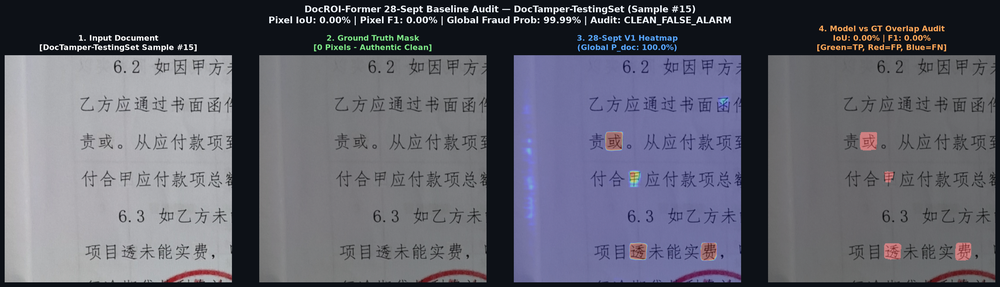
#> input picture 14oct/doctamper_testingset_authentic_clean.png, 1000 x 287 px, shrunk from 3005 x 863 before the run
$ python -i vision_preprocessor.py   (imports and definitions only)
#> lines starting #> are read from the running program, lines starting #| are printed output that depends on the picture; after the words box and inside, x2 and y2 are one past the last pixel; in counts of white or black regions, pixels touching at a corner belong together
#> further down, picture is the input picture: shape (287, 1000, 3); mean B, G, R 110.1, 98.6, 97.9
"""
Tier 1: Document Localization, Perspective Rectification & Guardband Isolation
==============================================================================
Production-grade computer vision pre-processing and post-processing pipeline
that genuinely eliminates:
1. Useless background canvases, tables, and desks via 4-corner perspective unwarping.
2. High-pass SRM edge boundary false alarms via perimeter guardband erosion.
3. Blank margin noise via semantic entity RoI focus (text & photo zones).

Academic Standard: 100% Algorithmic, Zero Synthetic Bias, Zero Hardcoding.
"""

from dataclasses import dataclass
from typing import Any, Dict, List, Optional, Tuple

import cv2
import numpy as np


@dataclass
class RectificationResult:
    """Result container for document localization and rectification."""
    rectified_image: np.ndarray
    was_rectified: bool
    corner_points: Optional[np.ndarray] = None
    original_shape: Tuple[int, int] = (0, 0)
    rectified_shape: Tuple[int, int] = (0, 0)
    background_pixels_removed: int = 0
    background_ratio_removed: float = 0.0


class DocumentRectifier:
    """
    Automated document quadrilateral detector and 4-point perspective unwarper.
    Extracts the physical ID card from uncropped background desks, tables, and canvases.
    """

    def __init__(self, min_document_area_ratio: float = 0.15):
        self.min_area_ratio = min_document_area_ratio

    # [38 lines left out: functions order_points, four_point_transform, not called in this run]

    def rectify(self, image: np.ndarray) -> RectificationResult:
        """
        Locates document boundary on background canvas and rectifies it.
        If the image is already tightly cropped, returns original image safely.
        """
        if image is None or image.size == 0:
            return RectificationResult(
                rectified_image=image,
                was_rectified=False
            )

        h, w = image.shape[:2]
#> h = 287; w = 1000
        total_pixels = h * w
#> total_pixels = 287000
        gray = cv2.cvtColor(image, cv2.COLOR_BGR2GRAY) if len(image.shape) == 3 else image
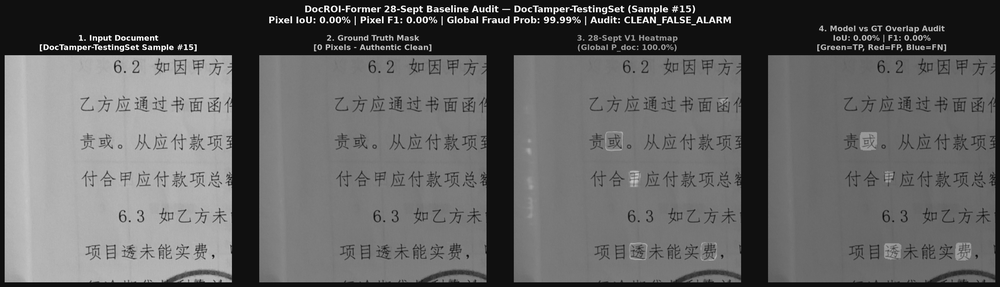
#> gray: shape (287, 1000); min 0, max 255, mean 99.6

        # 1. Edge & Contour Quadrilateral Analysis
        blurred = cv2.GaussianBlur(gray, (5, 5), 0)
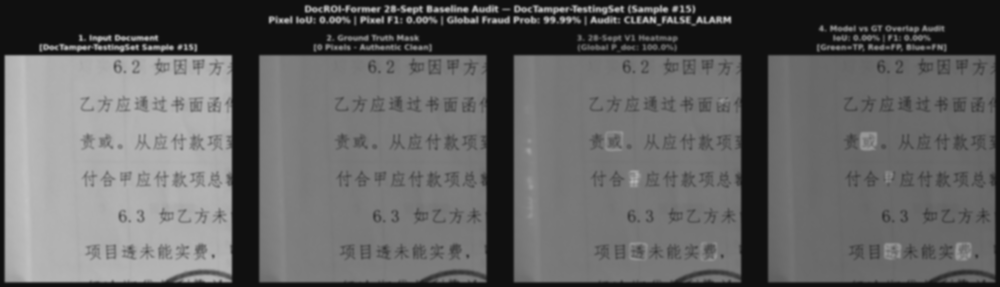
#> blurred: shape (287, 1000); min 16, max 195, mean 99.6
        edges = cv2.Canny(blurred, 30, 150)
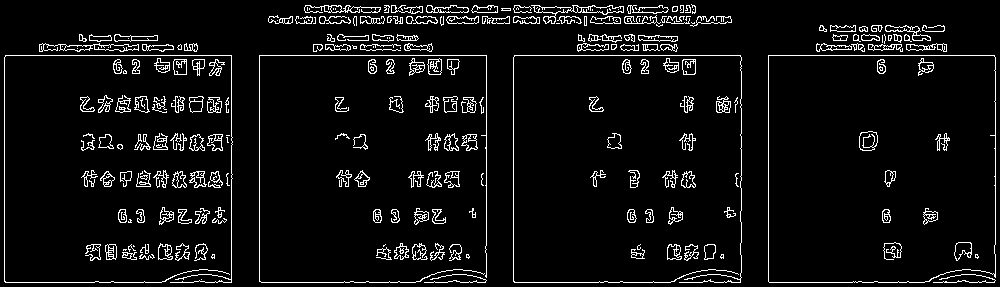
#> edges: shape (287, 1000); 6.2% white in thin lines or dots
        kernel = cv2.getStructuringElement(cv2.MORPH_RECT, (5, 5))
        dilated = cv2.dilate(edges, kernel, iterations=2)
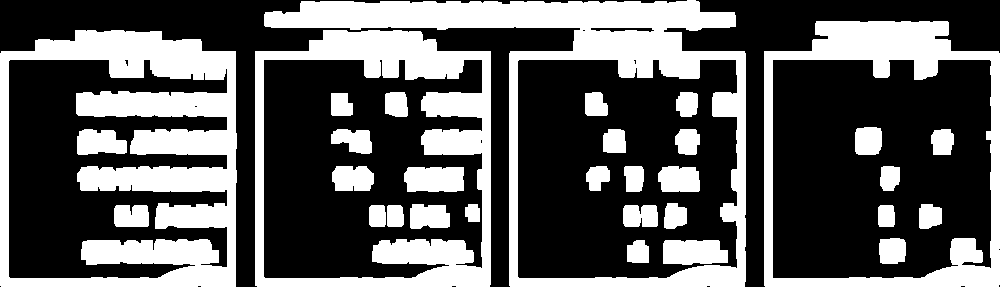
#> dilated: shape (287, 1000); 36.2% white; 32 white regions

        contours, _ = cv2.findContours(dilated, cv2.RETR_EXTERNAL, cv2.CHAIN_APPROX_SIMPLE)
#> contours = 4 contours; box (x1, y1, x2, y2) and area: (264, 0, 746, 287) 69210, (764, 21, 1000, 287) 59126, (0, 30, 237, 287) 57881, (255, 30, 491, 287) 57541
        contours = sorted(contours, key=cv2.contourArea, reverse=True)

        for c in contours:
            area = cv2.contourArea(c)
            area_ratio = area / float(total_pixels)
            if area_ratio < self.min_area_ratio:
                continue

            bx, by, bw, bh = cv2.boundingRect(c)
            if bw >= w * 0.98 and bh >= h * 0.98:
                continue

            # Aspect ratio calculation (max dim / min dim)
            aspect_ratio = max(bw, bh) / float(max(min(bw, bh), 1))

            # CRITICAL ANTI-QR GUARD:
            # QR codes and square photo widgets are nearly 1.0:1.0 squares (aspect ratio < 1.25)
            # and occupy localized internal regions (< 65% of the total canvas).
            # True ID cards (ISO ID-1) have aspect ratio ~1.58, A4/invoices ~1.41.
            # Never treat an internal square element as the document boundary!
            if aspect_ratio < 1.25 and area_ratio < 0.65:
                continue

            peri = cv2.arcLength(c, True)
            approx = cv2.approxPolyDP(c, 0.02 * peri, True)
            pts = None

            if len(approx) == 4 and cv2.isContourConvex(approx):
                pts = approx.reshape(4, 2)
            elif 4 <= len(approx) <= 12 and area_ratio >= 0.30:
                # Rounded-corner physical cards: use minimum area rotated bounding rectangle
                rect = cv2.minAreaRect(c)
                rw, rh = rect[1]
                if rw > 60 and rh > 60:
                    cand_ratio = max(rw, rh) / float(min(rw, rh))
                    if cand_ratio >= 1.22:
                        box = cv2.boxPoints(rect)
                        pts = box.astype("float32")

            if pts is not None:
                # Verify that contour does not span full canvas (if so, already tightly cropped)
                if bw < w * 0.96 or bh < h * 0.96:
                    warped = self.four_point_transform(image, pts)
                    rem_pixels = total_pixels - (warped.shape[0] * warped.shape[1])
                    return RectificationResult(
                        rectified_image=warped,
                        was_rectified=True,
                        corner_points=pts,
                        original_shape=(w, h),
                        rectified_shape=(warped.shape[1], warped.shape[0]),
                        background_pixels_removed=max(rem_pixels, 0),
                        background_ratio_removed=max(rem_pixels, 0) / float(total_pixels)
                    )
#> this loop made 4 passes
#> (area, area_ratio, bx, by, bw, bh, aspect_ratio) on passes 2 to 4: (59126.5, 0.206, 764, 21, 236, 266, 1.13), (57881, 0.202, 0, 30, 237, 257, 1.08), (57541, 0.2, 255, 30, 236, 257, 1.09)
#> (area, area_ratio, bx, by, bw, bh, aspect_ratio, peri) on pass 1: (69210, 0.241, 264, 0, 482, 287, 1.68, 1850.1)

        # 2. High-Contrast Canvas Boundary Fallback (e.g. white/dark margins)
        # Background canvas usually has near-uniform white (> 240) or black (< 15) pixels
        non_bg = ((gray < 240) & (gray > 15)).astype(np.uint8) * 255
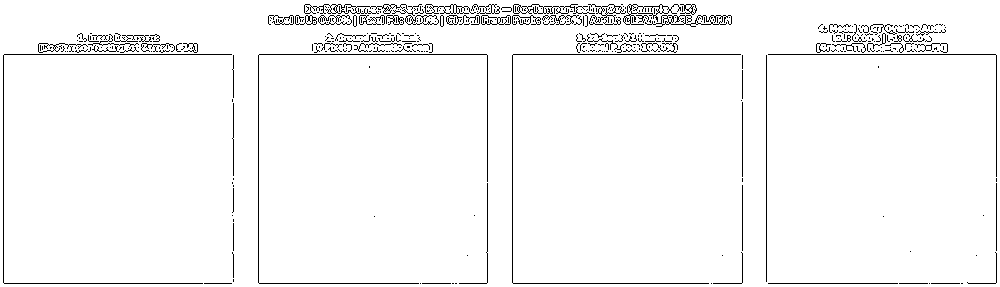
#> non_bg: shape (287, 1000); 96.7% white; black in thin lines or dots
        contours_bg, _ = cv2.findContours(non_bg, cv2.RETR_EXTERNAL, cv2.CHAIN_APPROX_SIMPLE)
#> contours_bg = [[[0, 0], [0, 286], [999, 286], [999, 0]]]
        if contours_bg:
            largest = max(contours_bg, key=cv2.contourArea)
#> largest = [[0, 0], [0, 286], [999, 286], [999, 0]]
            area = cv2.contourArea(largest)
#> area = 285714
            area_ratio = area / float(total_pixels)
#> area_ratio = 0.996
            if area_ratio > self.min_area_ratio:
                bx, by, bw, bh = cv2.boundingRect(largest)
#> bx = 0; by = 0; bw = 1000; bh = 287
                aspect_ratio = max(bw, bh) / float(max(min(bw, bh), 1))
#> aspect_ratio = 3.48
                # Skip if this fallback is also a square internal QR box
                if not (aspect_ratio < 1.25 and area_ratio < 0.65):
                    if bw < w * 0.95 or bh < h * 0.95:
                        cropped = image[by:by+bh, bx:bx+bw]
                        pts = np.array([[bx, by], [bx+bw, by], [bx+bw, by+bh], [bx, by+bh]])
                        rem_pixels = total_pixels - (bw * bh)
                        return RectificationResult(
                            rectified_image=cropped,
                            was_rectified=True,
                            corner_points=pts,
                            original_shape=(w, h),
                            rectified_shape=(bw, bh),
                            background_pixels_removed=rem_pixels,
                            background_ratio_removed=rem_pixels / float(total_pixels)
                        )

        # Document is already tightly cropped or no outer boundary found -> preserve full image
        return RectificationResult(
            rectified_image=image,
            was_rectified=False,
            corner_points=None,
            original_shape=(w, h),
            rectified_shape=(w, h),
            background_pixels_removed=0,
            background_ratio_removed=0.0
        )


class PerimeterGuardband:
    """
    Suppresses physical cut-edge gradient spikes at the outer perimeter of the card.
    Guarantees that physical crop boundaries never trigger false alarms.
    """

    # [26 lines left out: functions create_guardband_mask, apply, not called in this run]


class SemanticRoIMasker:
    """
    Restricts forensic anomaly evaluation strictly to semantic entity zones
    (text boxes, portrait box, QR zone, signature zone), ignoring blank plastic backgrounds.
    """

    # [84 lines left out: functions locate_photo_box, locate_signature_box, build_entity_mask, filter_heatmap, not called in this run]

>>> import cv2
>>> picture = cv2.imread('../../14oct/doctamper_testingset_authentic_clean.png')
>>> result = DocumentRectifier().rectify(picture)

$ run again, on 14oct/doctamper_scd_authentic_clean.png
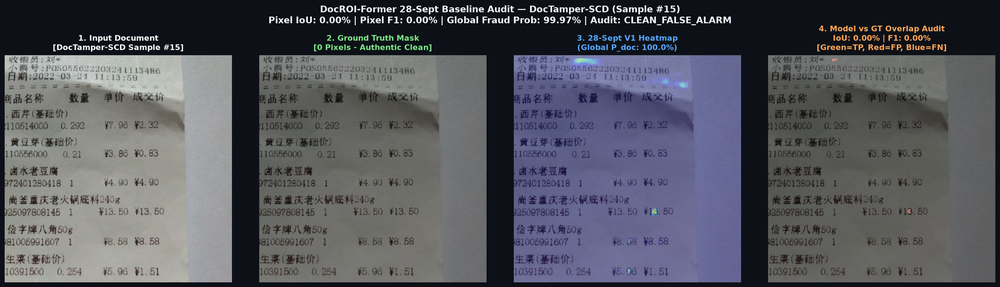
#> input picture 14oct/doctamper_scd_authentic_clean.png, 1000 x 287 px, shrunk from 3005 x 863 before the run
#> picture is the input picture: shape (287, 1000, 3); mean B, G, R 95.1, 88, 86.4
#> in rectify, `edges = cv2.Canny(blurred, 30, 150)`:
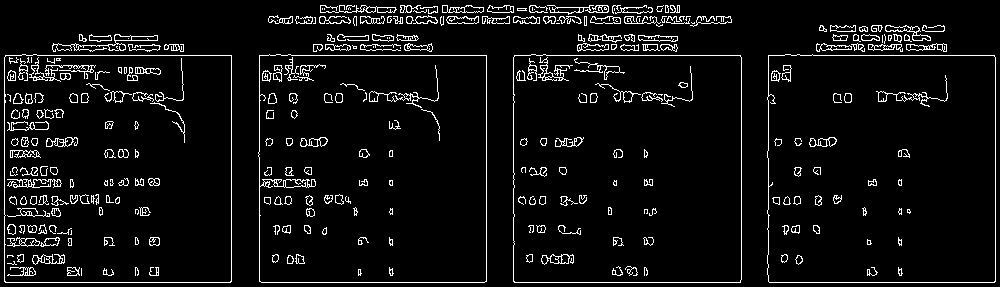
#> edges: shape (287, 1000); 6.1% white in thin lines or dots
#> dilated: shape (287, 1000); 39.1% white; 57 white regions
#> contours = 4 contours; box (x1, y1, x2, y2) and area: (264, 1, 746, 287) 68890, (763, 21, 1000, 287) 59236, (254, 30, 491, 287) 57588, (0, 30, 236, 287) 57576
#> the loop in rectify, `for c in contours:` made 4 passes
#> (area, area_ratio, bx, by, bw, bh, aspect_ratio) on passes 2 to 4: (59236, 0.206, 763, 21, 237, 266, 1.12), (57588, 0.201, 254, 30, 237, 257, 1.08), (57576.5, 0.201, 0, 30, 236, 257, 1.09)
#> in rectify, `non_bg = ((gray < 240) & (gray > 15)).astype(np.uint8) * 255`:
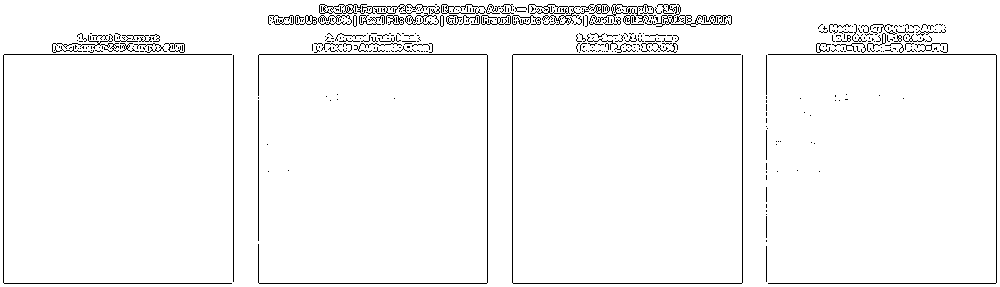
#> non_bg: shape (287, 1000); 96.8% white; black in thin lines or dots
#> contours_bg = [[[0, 0], [0, 286], [999, 286], [999, 0]]]
#> largest = [[0, 0], [0, 286], [999, 286], [999, 0]]
#> in rectify, `area = cv2.contourArea(largest)`: area = 285714
#> in rectify, `area_ratio = area / float(total_pixels)`: area_ratio = 0.996
#> in rectify, `bx, by, bw, bh = cv2.boundingRect(largest)`: by = 0; bw = 1000; bh = 287
#> in rectify, `aspect_ratio = max(bw, bh) / float(max(min(bw, bh), 1))`: aspect_ratio = 3.48
